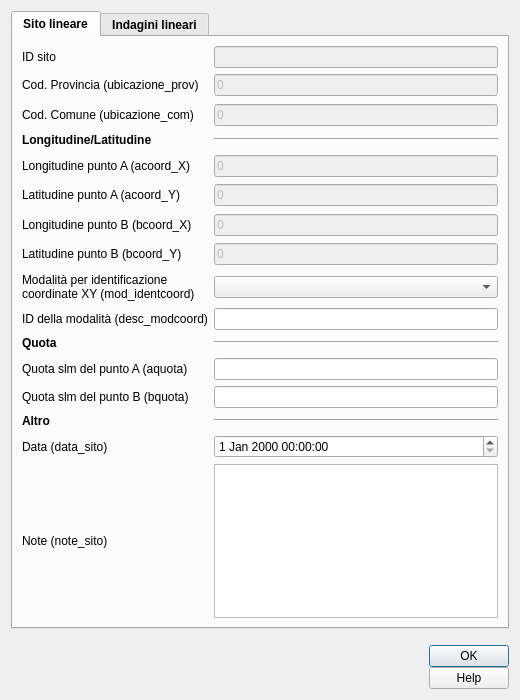
<?xml version="1.0" encoding="UTF-8"?>
<ui version="4.0">
 <class>siti_lineari</class>
 <widget class="QDialog" name="siti_lineari">
  <property name="geometry">
   <rect>
    <x>0</x>
    <y>0</y>
    <width>520</width>
    <height>700</height>
   </rect>
  </property>
  <property name="sizePolicy">
   <sizepolicy hsizetype="Fixed" vsizetype="Fixed">
    <horstretch>0</horstretch>
    <verstretch>0</verstretch>
   </sizepolicy>
  </property>
  <property name="minimumSize">
   <size>
    <width>520</width>
    <height>700</height>
   </size>
  </property>
  <property name="maximumSize">
   <size>
    <width>1500</width>
    <height>1500</height>
   </size>
  </property>
  <property name="windowTitle">
   <string>Siti lineari</string>
  </property>
  <property name="modal">
   <bool>true</bool>
  </property>
  <layout class="QGridLayout" name="gridLayout_4">
   <item row="0" column="0">
    <widget class="QTabWidget" name="tabWidget">
     <property name="enabled">
      <bool>true</bool>
     </property>
     <property name="sizePolicy">
      <sizepolicy hsizetype="Expanding" vsizetype="Expanding">
       <horstretch>0</horstretch>
       <verstretch>0</verstretch>
      </sizepolicy>
     </property>
     <property name="minimumSize">
      <size>
       <width>0</width>
       <height>0</height>
      </size>
     </property>
     <property name="maximumSize">
      <size>
       <width>1450</width>
       <height>1450</height>
      </size>
     </property>
     <property name="palette">
      <palette>
       <active>
        <colorrole role="Light">
         <brush brushstyle="SolidPattern">
          <color alpha="255">
           <red>255</red>
           <green>255</green>
           <blue>255</blue>
          </color>
         </brush>
        </colorrole>
       </active>
       <inactive>
        <colorrole role="Light">
         <brush brushstyle="SolidPattern">
          <color alpha="255">
           <red>255</red>
           <green>255</green>
           <blue>255</blue>
          </color>
         </brush>
        </colorrole>
       </inactive>
       <disabled>
        <colorrole role="Light">
         <brush brushstyle="SolidPattern">
          <color alpha="255">
           <red>255</red>
           <green>255</green>
           <blue>255</blue>
          </color>
         </brush>
        </colorrole>
       </disabled>
      </palette>
     </property>
     <property name="font">
      <font>
       <weight>75</weight>
       <bold>true</bold>
      </font>
     </property>
     <property name="toolTip">
      <string/>
     </property>
     <property name="currentIndex">
      <number>0</number>
     </property>
     <widget class="QWidget" name="tab">
      <attribute name="title">
       <string>Sito lineare</string>
      </attribute>
      <layout class="QGridLayout" name="gridLayout">
       <item row="12" column="1">
        <spacer name="verticalSpacer_7">
         <property name="orientation">
          <enum>Qt::Vertical</enum>
         </property>
         <property name="sizeHint" stdset="0">
          <size>
           <width>20</width>
           <height>40</height>
          </size>
         </property>
        </spacer>
       </item>
       <item row="23" column="1">
        <widget class="QLineEdit" name="bcoord_y">
         <property name="enabled">
          <bool>false</bool>
         </property>
         <property name="font">
          <font>
           <weight>50</weight>
           <bold>false</bold>
          </font>
         </property>
         <property name="toolTip">
          <string/>
         </property>
         <property name="text">
          <string>0</string>
         </property>
        </widget>
       </item>
       <item row="0" column="1">
        <spacer name="verticalSpacer_10">
         <property name="orientation">
          <enum>Qt::Vertical</enum>
         </property>
         <property name="sizeHint" stdset="0">
          <size>
           <width>390</width>
           <height>0</height>
          </size>
         </property>
        </spacer>
       </item>
       <item row="33" column="1">
        <spacer name="verticalSpacer_5">
         <property name="orientation">
          <enum>Qt::Vertical</enum>
         </property>
         <property name="sizeHint" stdset="0">
          <size>
           <width>390</width>
           <height>0</height>
          </size>
         </property>
        </spacer>
       </item>
       <item row="29" column="0">
        <widget class="QLabel" name="label">
         <property name="font">
          <font>
           <weight>50</weight>
           <bold>false</bold>
          </font>
         </property>
         <property name="text">
          <string>Modalità per identificazione
coordinate XY (mod_identcoord)</string>
         </property>
        </widget>
       </item>
       <item row="39" column="1">
        <spacer name="verticalSpacer_3">
         <property name="orientation">
          <enum>Qt::Vertical</enum>
         </property>
         <property name="sizeHint" stdset="0">
          <size>
           <width>390</width>
           <height>0</height>
          </size>
         </property>
        </spacer>
       </item>
       <item row="1" column="0">
        <widget class="QLabel" name="label_8">
         <property name="font">
          <font>
           <weight>50</weight>
           <bold>false</bold>
          </font>
         </property>
         <property name="text">
          <string>ID sito</string>
         </property>
        </widget>
       </item>
       <item row="1" column="1">
        <widget class="QLineEdit" name="id_sln">
         <property name="enabled">
          <bool>false</bool>
         </property>
         <property name="palette">
          <palette>
           <active>
            <colorrole role="Text">
             <brush brushstyle="SolidPattern">
              <color alpha="255">
               <red>113</red>
               <green>113</green>
               <blue>113</blue>
              </color>
             </brush>
            </colorrole>
           </active>
           <inactive>
            <colorrole role="Text">
             <brush brushstyle="SolidPattern">
              <color alpha="255">
               <red>113</red>
               <green>113</green>
               <blue>113</blue>
              </color>
             </brush>
            </colorrole>
           </inactive>
           <disabled>
            <colorrole role="Text">
             <brush brushstyle="SolidPattern">
              <color alpha="255">
               <red>120</red>
               <green>120</green>
               <blue>120</blue>
              </color>
             </brush>
            </colorrole>
           </disabled>
          </palette>
         </property>
         <property name="font">
          <font>
           <weight>50</weight>
           <bold>false</bold>
          </font>
         </property>
         <property name="toolTip">
          <string/>
         </property>
        </widget>
       </item>
       <item row="42" column="0">
        <widget class="QLabel" name="label_6">
         <property name="font">
          <font>
           <weight>50</weight>
           <bold>false</bold>
          </font>
         </property>
         <property name="text">
          <string>Data (data_sito)</string>
         </property>
        </widget>
       </item>
       <item row="29" column="1">
        <widget class="QComboBox" name="mod_identcoord">
         <property name="sizePolicy">
          <sizepolicy hsizetype="Expanding" vsizetype="Fixed">
           <horstretch>0</horstretch>
           <verstretch>0</verstretch>
          </sizepolicy>
         </property>
         <property name="font">
          <font>
           <weight>50</weight>
           <bold>false</bold>
          </font>
         </property>
         <property name="toolTip">
          <string/>
         </property>
        </widget>
       </item>
       <item row="20" column="1">
        <widget class="QLineEdit" name="bcoord_x">
         <property name="enabled">
          <bool>false</bool>
         </property>
         <property name="font">
          <font>
           <weight>50</weight>
           <bold>false</bold>
          </font>
         </property>
         <property name="toolTip">
          <string/>
         </property>
         <property name="inputMethodHints">
          <set>Qt::ImhNone</set>
         </property>
         <property name="text">
          <string>0</string>
         </property>
        </widget>
       </item>
       <item row="38" column="0">
        <widget class="QLabel" name="label_5">
         <property name="font">
          <font>
           <weight>50</weight>
           <bold>false</bold>
          </font>
         </property>
         <property name="text">
          <string>Quota slm del punto B (bquota)</string>
         </property>
        </widget>
       </item>
       <item row="30" column="1">
        <spacer name="verticalSpacer_6">
         <property name="orientation">
          <enum>Qt::Vertical</enum>
         </property>
         <property name="sizeHint" stdset="0">
          <size>
           <width>390</width>
           <height>0</height>
          </size>
         </property>
        </spacer>
       </item>
       <item row="32" column="1">
        <widget class="QLineEdit" name="desc_modcoord">
         <property name="font">
          <font>
           <weight>50</weight>
           <bold>false</bold>
          </font>
         </property>
         <property name="toolTip">
          <string/>
         </property>
        </widget>
       </item>
       <item row="38" column="1">
        <widget class="QLineEdit" name="bquota">
         <property name="font">
          <font>
           <weight>50</weight>
           <bold>false</bold>
          </font>
         </property>
         <property name="toolTip">
          <string/>
         </property>
        </widget>
       </item>
       <item row="43" column="1">
        <spacer name="verticalSpacer_2">
         <property name="orientation">
          <enum>Qt::Vertical</enum>
         </property>
         <property name="sizeHint" stdset="0">
          <size>
           <width>390</width>
           <height>0</height>
          </size>
         </property>
        </spacer>
       </item>
       <item row="36" column="0">
        <widget class="QLabel" name="label_4">
         <property name="font">
          <font>
           <weight>50</weight>
           <bold>false</bold>
          </font>
         </property>
         <property name="text">
          <string>Quota slm del punto A (aquota)</string>
         </property>
        </widget>
       </item>
       <item row="23" column="0">
        <widget class="QLabel" name="label_17">
         <property name="font">
          <font>
           <weight>50</weight>
           <bold>false</bold>
          </font>
         </property>
         <property name="text">
          <string>Latitudine punto B (bcoord_Y)</string>
         </property>
        </widget>
       </item>
       <item row="37" column="1">
        <spacer name="verticalSpacer_4">
         <property name="orientation">
          <enum>Qt::Vertical</enum>
         </property>
         <property name="sizeHint" stdset="0">
          <size>
           <width>390</width>
           <height>0</height>
          </size>
         </property>
        </spacer>
       </item>
       <item row="36" column="1">
        <widget class="QLineEdit" name="aquota">
         <property name="font">
          <font>
           <weight>50</weight>
           <bold>false</bold>
          </font>
         </property>
         <property name="toolTip">
          <string/>
         </property>
        </widget>
       </item>
       <item row="32" column="0">
        <widget class="QLabel" name="label_3">
         <property name="font">
          <font>
           <weight>50</weight>
           <bold>false</bold>
          </font>
         </property>
         <property name="text">
          <string>ID della modalità (desc_modcoord)</string>
         </property>
        </widget>
       </item>
       <item row="2" column="1">
        <spacer name="verticalSpacer_8">
         <property name="orientation">
          <enum>Qt::Vertical</enum>
         </property>
         <property name="sizeHint" stdset="0">
          <size>
           <width>390</width>
           <height>0</height>
          </size>
         </property>
        </spacer>
       </item>
       <item row="44" column="1">
        <widget class="QTextEdit" name="note_sito">
         <property name="font">
          <font>
           <weight>50</weight>
           <bold>false</bold>
          </font>
         </property>
         <property name="toolTip">
          <string/>
         </property>
        </widget>
       </item>
       <item row="7" column="1">
        <spacer name="verticalSpacer">
         <property name="orientation">
          <enum>Qt::Vertical</enum>
         </property>
         <property name="sizeHint" stdset="0">
          <size>
           <width>20</width>
           <height>40</height>
          </size>
         </property>
        </spacer>
       </item>
       <item row="14" column="1">
        <spacer name="verticalSpacer_15">
         <property name="orientation">
          <enum>Qt::Vertical</enum>
         </property>
         <property name="sizeHint" stdset="0">
          <size>
           <width>20</width>
           <height>40</height>
          </size>
         </property>
        </spacer>
       </item>
       <item row="34" column="1">
        <widget class="Line" name="line_2">
         <property name="orientation">
          <enum>Qt::Horizontal</enum>
         </property>
        </widget>
       </item>
       <item row="42" column="1">
        <widget class="QDateTimeEdit" name="data_sito">
         <property name="font">
          <font>
           <weight>50</weight>
           <bold>false</bold>
          </font>
         </property>
         <property name="toolTip">
          <string/>
         </property>
        </widget>
       </item>
       <item row="19" column="1">
        <spacer name="verticalSpacer_12">
         <property name="orientation">
          <enum>Qt::Vertical</enum>
         </property>
         <property name="sizeHint" stdset="0">
          <size>
           <width>20</width>
           <height>40</height>
          </size>
         </property>
        </spacer>
       </item>
       <item row="41" column="1">
        <spacer name="verticalSpacer_17">
         <property name="orientation">
          <enum>Qt::Vertical</enum>
         </property>
         <property name="sizeHint" stdset="0">
          <size>
           <width>20</width>
           <height>40</height>
          </size>
         </property>
        </spacer>
       </item>
       <item row="45" column="1">
        <spacer name="verticalSpacer_9">
         <property name="orientation">
          <enum>Qt::Vertical</enum>
         </property>
         <property name="sizeHint" stdset="0">
          <size>
           <width>390</width>
           <height>0</height>
          </size>
         </property>
        </spacer>
       </item>
       <item row="15" column="1">
        <widget class="QLineEdit" name="acoord_x">
         <property name="enabled">
          <bool>false</bool>
         </property>
         <property name="font">
          <font>
           <weight>50</weight>
           <bold>false</bold>
          </font>
         </property>
         <property name="toolTip">
          <string/>
         </property>
         <property name="inputMethodHints">
          <set>Qt::ImhNone</set>
         </property>
         <property name="text">
          <string>0</string>
         </property>
        </widget>
       </item>
       <item row="6" column="1">
        <widget class="QLineEdit" name="ubicazione_prov">
         <property name="enabled">
          <bool>false</bool>
         </property>
         <property name="font">
          <font>
           <weight>50</weight>
           <bold>false</bold>
          </font>
         </property>
         <property name="toolTip">
          <string/>
         </property>
         <property name="text">
          <string>0</string>
         </property>
        </widget>
       </item>
       <item row="18" column="1">
        <widget class="QLineEdit" name="acoord_y">
         <property name="enabled">
          <bool>false</bool>
         </property>
         <property name="font">
          <font>
           <weight>50</weight>
           <bold>false</bold>
          </font>
         </property>
         <property name="toolTip">
          <string/>
         </property>
         <property name="text">
          <string>0</string>
         </property>
        </widget>
       </item>
       <item row="6" column="0">
        <widget class="QLabel" name="label_14">
         <property name="font">
          <font>
           <weight>50</weight>
           <bold>false</bold>
          </font>
         </property>
         <property name="text">
          <string>Cod. Provincia (ubicazione_prov)</string>
         </property>
        </widget>
       </item>
       <item row="24" column="1">
        <spacer name="verticalSpacer_14">
         <property name="orientation">
          <enum>Qt::Vertical</enum>
         </property>
         <property name="sizeHint" stdset="0">
          <size>
           <width>20</width>
           <height>40</height>
          </size>
         </property>
        </spacer>
       </item>
       <item row="13" column="1">
        <widget class="Line" name="line">
         <property name="orientation">
          <enum>Qt::Horizontal</enum>
         </property>
        </widget>
       </item>
       <item row="40" column="1">
        <widget class="Line" name="line_3">
         <property name="orientation">
          <enum>Qt::Horizontal</enum>
         </property>
        </widget>
       </item>
       <item row="9" column="0">
        <widget class="QLabel" name="label_15">
         <property name="font">
          <font>
           <weight>50</weight>
           <bold>false</bold>
          </font>
         </property>
         <property name="text">
          <string>Cod. Comune (ubicazione_com)</string>
         </property>
        </widget>
       </item>
       <item row="35" column="1">
        <spacer name="verticalSpacer_16">
         <property name="orientation">
          <enum>Qt::Vertical</enum>
         </property>
         <property name="sizeHint" stdset="0">
          <size>
           <width>20</width>
           <height>40</height>
          </size>
         </property>
        </spacer>
       </item>
       <item row="20" column="0">
        <widget class="QLabel" name="label_16">
         <property name="font">
          <font>
           <weight>50</weight>
           <bold>false</bold>
          </font>
         </property>
         <property name="text">
          <string>Longitudine punto B (bcoord_X)</string>
         </property>
        </widget>
       </item>
       <item row="21" column="1">
        <spacer name="verticalSpacer_13">
         <property name="orientation">
          <enum>Qt::Vertical</enum>
         </property>
         <property name="sizeHint" stdset="0">
          <size>
           <width>20</width>
           <height>40</height>
          </size>
         </property>
        </spacer>
       </item>
       <item row="15" column="0">
        <widget class="QLabel" name="label_12">
         <property name="font">
          <font>
           <weight>50</weight>
           <bold>false</bold>
          </font>
         </property>
         <property name="text">
          <string>Longitudine punto A (acoord_X)</string>
         </property>
        </widget>
       </item>
       <item row="18" column="0">
        <widget class="QLabel" name="label_13">
         <property name="font">
          <font>
           <weight>50</weight>
           <bold>false</bold>
          </font>
         </property>
         <property name="text">
          <string>Latitudine punto A (acoord_Y)</string>
         </property>
        </widget>
       </item>
       <item row="44" column="0">
        <widget class="QLabel" name="label_7">
         <property name="font">
          <font>
           <weight>50</weight>
           <bold>false</bold>
          </font>
         </property>
         <property name="text">
          <string>Note (note_sito)</string>
         </property>
        </widget>
       </item>
       <item row="9" column="1">
        <widget class="QLineEdit" name="ubicazione_com">
         <property name="enabled">
          <bool>false</bool>
         </property>
         <property name="font">
          <font>
           <weight>50</weight>
           <bold>false</bold>
          </font>
         </property>
         <property name="toolTip">
          <string/>
         </property>
         <property name="text">
          <string>0</string>
         </property>
        </widget>
       </item>
       <item row="16" column="1">
        <spacer name="verticalSpacer_11">
         <property name="orientation">
          <enum>Qt::Vertical</enum>
         </property>
         <property name="sizeHint" stdset="0">
          <size>
           <width>20</width>
           <height>40</height>
          </size>
         </property>
        </spacer>
       </item>
       <item row="13" column="0">
        <widget class="QLabel" name="label_2">
         <property name="text">
          <string>&lt;b&gt;Longitudine/Latitudine&lt;/b&gt;</string>
         </property>
        </widget>
       </item>
       <item row="34" column="0">
        <widget class="QLabel" name="label_9">
         <property name="text">
          <string>&lt;b&gt;Quota&lt;/b&gt;</string>
         </property>
        </widget>
       </item>
       <item row="40" column="0">
        <widget class="QLabel" name="label_18">
         <property name="text">
          <string>&lt;b&gt;Altro&lt;/b&gt;</string>
         </property>
        </widget>
       </item>
       <item row="31" column="1">
        <spacer name="verticalSpacer_18">
         <property name="orientation">
          <enum>Qt::Vertical</enum>
         </property>
         <property name="sizeHint" stdset="0">
          <size>
           <width>20</width>
           <height>40</height>
          </size>
         </property>
        </spacer>
       </item>
      </layout>
     </widget>
     <widget class="QWidget" name="tab_3">
      <attribute name="title">
       <string>Indagini lineari</string>
      </attribute>
      <layout class="QGridLayout" name="gridLayout_3">
       <item row="0" column="0">
        <widget class="QgsRelationEditorWidget" name="fk_l_siti_indagini">
         <property name="enabled">
          <bool>true</bool>
         </property>
         <property name="sizePolicy">
          <sizepolicy hsizetype="Expanding" vsizetype="Expanding">
           <horstretch>0</horstretch>
           <verstretch>0</verstretch>
          </sizepolicy>
         </property>
         <property name="minimumSize">
          <size>
           <width>478</width>
           <height>391</height>
          </size>
         </property>
         <property name="maximumSize">
          <size>
           <width>1450</width>
           <height>16777215</height>
          </size>
         </property>
         <property name="font">
          <font>
           <family>Arial</family>
           <weight>75</weight>
           <bold>true</bold>
          </font>
         </property>
         <property name="toolTip">
          <string>Indagini correlate.</string>
         </property>
         <property name="styleSheet">
          <string notr="true">QgsCollapsibleGroupBoxBasic::title, QgsCollapsibleGroupBox::title {  subcontrol-origin: margin;  subcontrol-position: top left;  margin-left: 20px;  margin-right: 5px;  left: 0px;  top: 2px;}</string>
         </property>
         <property name="title">
          <string>Indagini correlate</string>
         </property>
         <property name="collapsed">
          <bool>false</bool>
         </property>
         <property name="syncGroup">
          <string/>
         </property>
         <property name="viewMode">
          <enum>QgsDualView::AttributeTable</enum>
         </property>
         <property name="qgisRelation" stdset="0">
          <string notr="true">fk_l_siti_indagini</string>
         </property>
         <widget class="QLabel" name="label_19">
          <property name="geometry">
           <rect>
            <x>220</x>
            <y>30</y>
            <width>131</width>
            <height>16</height>
           </rect>
          </property>
          <property name="text">
           <string>&lt;B&gt;INDAGINI LINEARI&lt;/B&gt;</string>
          </property>
         </widget>
        </widget>
       </item>
      </layout>
     </widget>
    </widget>
   </item>
   <item row="1" column="0">
    <layout class="QGridLayout" name="gridLayout_2">
     <property name="sizeConstraint">
      <enum>QLayout::SetDefaultConstraint</enum>
     </property>
     <property name="topMargin">
      <number>10</number>
     </property>
     <property name="horizontalSpacing">
      <number>10</number>
     </property>
     <property name="verticalSpacing">
      <number>0</number>
     </property>
     <item row="0" column="4">
      <layout class="QVBoxLayout" name="verticalLayout">
       <item>
        <widget class="QDialogButtonBox" name="buttonBox">
         <property name="sizePolicy">
          <sizepolicy hsizetype="Fixed" vsizetype="Fixed">
           <horstretch>0</horstretch>
           <verstretch>0</verstretch>
          </sizepolicy>
         </property>
         <property name="minimumSize">
          <size>
           <width>0</width>
           <height>0</height>
          </size>
         </property>
         <property name="cursor">
          <cursorShape>PointingHandCursor</cursorShape>
         </property>
         <property name="orientation">
          <enum>Qt::Vertical</enum>
         </property>
         <property name="standardButtons">
          <set>QDialogButtonBox::Ok</set>
         </property>
         <property name="centerButtons">
          <bool>true</bool>
         </property>
        </widget>
       </item>
       <item>
        <widget class="QPushButton" name="help_button">
         <property name="cursor">
          <cursorShape>PointingHandCursor</cursorShape>
         </property>
         <property name="text">
          <string>Help</string>
         </property>
        </widget>
       </item>
      </layout>
     </item>
     <item row="0" column="1">
      <widget class="QLabel" name="label_11">
       <property name="sizePolicy">
        <sizepolicy hsizetype="Preferred" vsizetype="Fixed">
         <horstretch>0</horstretch>
         <verstretch>0</verstretch>
        </sizepolicy>
       </property>
       <property name="text">
        <string/>
       </property>
       <property name="pixmap">
        <pixmap>../loghi/logoigag.png</pixmap>
       </property>
      </widget>
     </item>
     <item row="0" column="0">
      <widget class="QLabel" name="label_10">
       <property name="sizePolicy">
        <sizepolicy hsizetype="Preferred" vsizetype="Fixed">
         <horstretch>0</horstretch>
         <verstretch>0</verstretch>
        </sizepolicy>
       </property>
       <property name="text">
        <string/>
       </property>
       <property name="pixmap">
        <pixmap>../loghi/logo-cnr.png</pixmap>
       </property>
      </widget>
     </item>
     <item row="0" column="3">
      <spacer name="horizontalSpacer">
       <property name="orientation">
        <enum>Qt::Horizontal</enum>
       </property>
       <property name="sizeHint" stdset="0">
        <size>
         <width>40</width>
         <height>20</height>
        </size>
       </property>
      </spacer>
     </item>
     <item row="0" column="2">
      <widget class="QLabel" name="label_20">
       <property name="sizePolicy">
        <sizepolicy hsizetype="Preferred" vsizetype="Fixed">
         <horstretch>0</horstretch>
         <verstretch>0</verstretch>
        </sizepolicy>
       </property>
       <property name="text">
        <string/>
       </property>
       <property name="pixmap">
        <pixmap>../loghi/logo-labgis.png</pixmap>
       </property>
      </widget>
     </item>
    </layout>
   </item>
  </layout>
 </widget>
 <customwidgets>
  <customwidget>
   <class>QgsCollapsibleGroupBox</class>
   <extends>QGroupBox</extends>
   <header>qgscollapsiblegroupbox.h</header>
   <container>1</container>
  </customwidget>
  <customwidget>
   <class>QgsRelationEditorWidget</class>
   <extends>QgsCollapsibleGroupBox</extends>
   <header>qgsrelationeditorwidget.h</header>
   <container>1</container>
  </customwidget>
 </customwidgets>
 <resources/>
 <connections/>
</ui>
